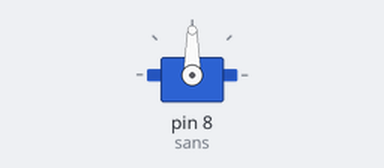
Recording of a sketch running on a simulated Arduino Uno, built with avr-gcc and run on an emulated ATmega328P. Shown: servo.

Above: at 0.05 s.
Timing chart, 0 to 3.5 s (numbered marks = the images above):
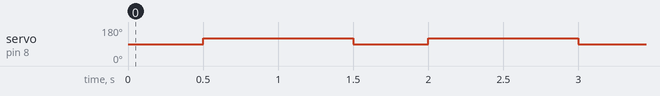

The sketch:

testing_servo.ino
```cpp
#include <Servo.h>
Servo sans;

void setup() {
  sans.attach(8);
  sans.write(0);

}

void loop() {
  sans.write(90);
  delay(500);
  sans.write(120);
  delay(1000);


}
```

Measured:
- by itself, servo on pin 8 (sans): alternates 120° for 1.0 s and 90° for 0.50 s
